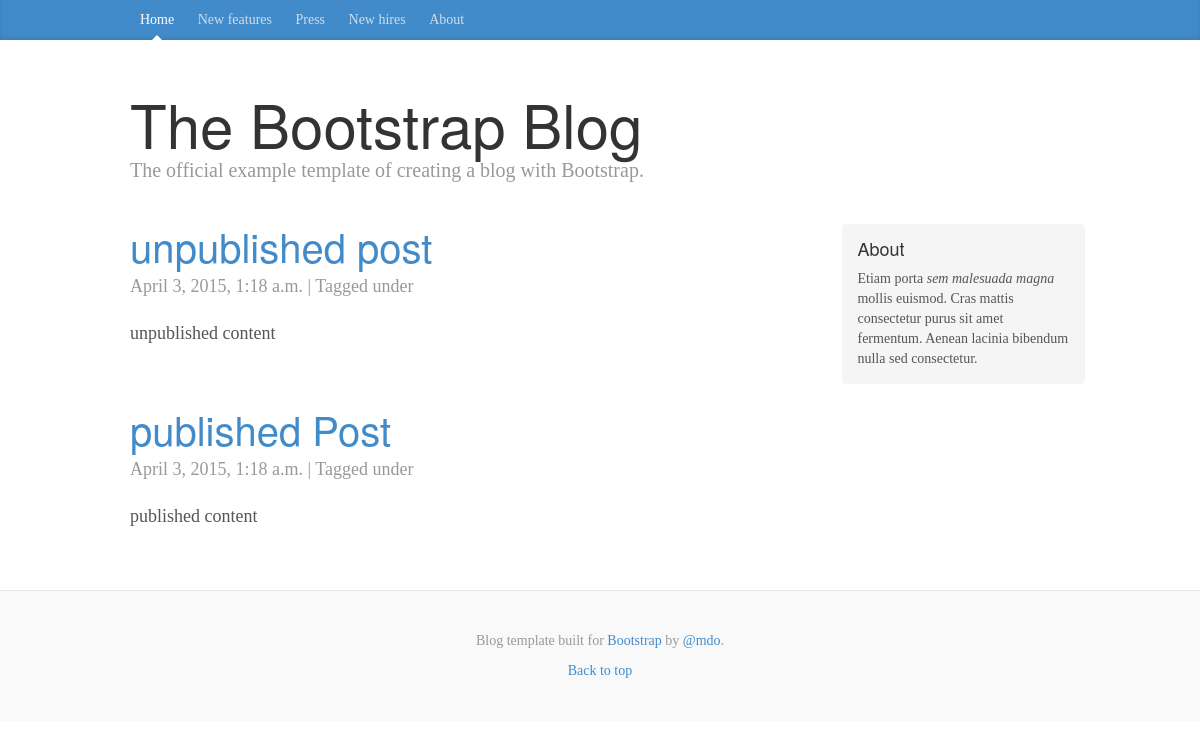
Before: //feed/ with the older database file.
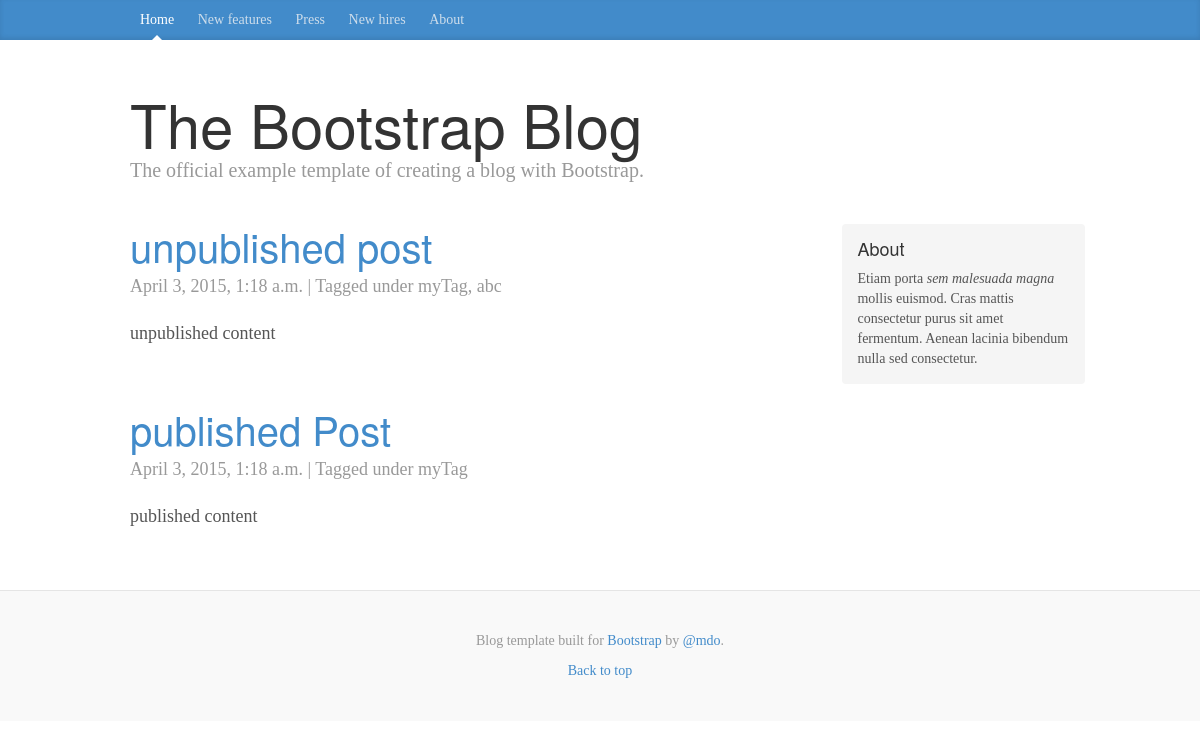
After: the same page with the newer database file.
### blog/models.py (models this page shows, shortened)
class Entry(models.Model):
    title = models.CharField(max_length=255)
    body = models.TextField()
    body_html = models.TextField(editable=False, blank=True, null=True)
    publish = models.BooleanField(default=False)
    slug = models.SlugField(max_length=200, unique=True)
    created = models.DateTimeField(auto_now_add=True)
    modified = models.DateTimeField(auto_now=True)
    tags = models.ManyToManyField(Tag)
    objects = EntryQuerySet.as_manager()
    class Meta:
        verbose_name = "Blog Post"
        verbose_name_plural = "Blog Posts"
        ordering = ['-created']

class Tag(models.Model):
    slug = models.SlugField(max_length=200, unique=True)
    def __str__(self):
        return self.slug

### blog/views.py (the view)
# urls.py: url(r'^$', views.BlogIndex.as_view(), name='index'),
class BlogIndex(generic.ListView):
    queryset = models.Entry.objects.all()
    template_name = "blog/home.html"
    paginate_by = 2

### blog/templates/blog/home.html
{% extends 'blog/base.html' %}
{% load django_markdown %}
{% block blog_entries %}
    {% for object in object_list %}
        <div class="post">
            <h2><a href="{% url "entry_detail" slug=object.slug %}">{{ object.title }}</a></h2>
            <p class="meta"> {{object.created}} | Tagged under {{ object.tags.all|join:", " }} </p>
            {{ object.body|markdown }}
        </div>
    {% endfor %}
{% endblock %}

### blog/templates/blog/base.html (shortened to what this page needs)
{% load staticfiles %}
<!DOCTYPE html>
<html lang="en">
  <head>
    <link href="{% static "css/bootstrap.min.css" %}" rel="stylesheet">
    <link href="{% static "css/blog.css" %}" rel="stylesheet">
  </head>
  <body>
    <div class="blog-masthead">
      <div class="container">
        <nav class="blog-nav">
          <a class="blog-nav-item active" href="{% url "index" %}">Home</a>
          <a class="blog-nav-item" href="#">New features</a>
          <a class="blog-nav-item" href="#">Press</a>
          <a class="blog-nav-item" href="#">New hires</a>
          <a class="blog-nav-item" href="#">About</a>
        </nav>
      </div>
    </div>
    <div class="container">
      <div class="blog-header">
        <h1 class="blog-title">The Bootstrap Blog</h1>
        <p class="lead blog-description">The official example template of creating a blog with Bootstrap.</p>
      </div>
      <div class="row">
        <div class="col-sm-8 blog-main">
          {% block blog_entries %} {% endblock %}
        </div>
        <div class="col-sm-3 col-sm-offset-1 blog-sidebar">
          <div class="sidebar-module sidebar-module-inset">
            <h4>About</h4>
            <p>Etiam porta <em>sem malesuada magna</em> mollis euismod. Cras mattis consectetur purus sit amet fermentum. Aenean lacinia bibendum nulla sed consectetur.</p>
          </div>
        </div>
      </div>
    </div>
    <div class="blog-footer">
      <p>Blog template built for <a href="http://getbootstrap.com">Bootstrap</a> by <a href="https://twitter.com/mdo">@mdo</a>.</p>
      <p>
        <a href="#">Back to top</a>
      </p>
    </div>
  </body>
</html>

### blog/static/css/blog.css (style rules this page uses)
body { font-family: Georgia, "Times New Roman", Times, serif; color: #555; }
h1, .h1, h2, .h2, h3, .h3, h4, .h4, h5, .h5, h6, .h6 { margin-top: 0; font-family: "Helvetica Neue", Helvetica, Arial, sans-serif; font-weight: normal; color: #333; }
@media (min-width: 1200px) { .container { width: 970px; } }
.blog-masthead { background-color: #428bca; -webkit-box-shadow: inset 0 -2px 5px rgba(0,0,0,.1); box-shadow: inset 0 -2px 5px rgba(0,0,0,.1); }
.blog-nav-item { position: relative; display: inline-block; padding: 10px; font-weight: 500; color: #cdddeb; }
.blog-nav .active { color: #fff; }
.blog-nav .active:after { position: absolute; bottom: 0; left: 50%; width: 0; height: 0; margin-left: -5px; vertical-align: middle; content: " "; border-right: 5px solid transparent; border-bottom: 5px solid; border-left: 5px solid transparent; }
.blog-header { padding-top: 20px; padding-bottom: 20px; }
.blog-title { margin-top: 30px; margin-bottom: 0; font-size: 60px; font-weight: normal; }
.blog-description { font-size: 20px; color: #999; }
.blog-main { font-size: 18px; line-height: 1.5; }
.sidebar-module { padding: 15px; margin: 0 -15px 15px; }
.sidebar-module-inset { padding: 15px; background-color: #f5f5f5; border-radius: 4px; }
.sidebar-module-inset p:last-child, .sidebar-module-inset ul:last-child, .sidebar-module-inset ol:last-child { margin-bottom: 0; }
.post { margin-bottom: 60px; }
div.post h2:first-child { margin-bottom: 5px; font-size: 40px; }
.meta { margin-bottom: 20px; color: #999; }
.blog-footer { padding: 40px 0; color: #999; text-align: center; background-color: #f9f9f9; border-top: 1px solid #e5e5e5; }
.blog-footer p:last-child { margin-bottom: 0; }

Changed rows visible on the page:
changed Entry "unpublished post": tags.all (not shown) → "myTag, abc"
changed Entry "published Post": tags.all (not shown) → "myTag"
